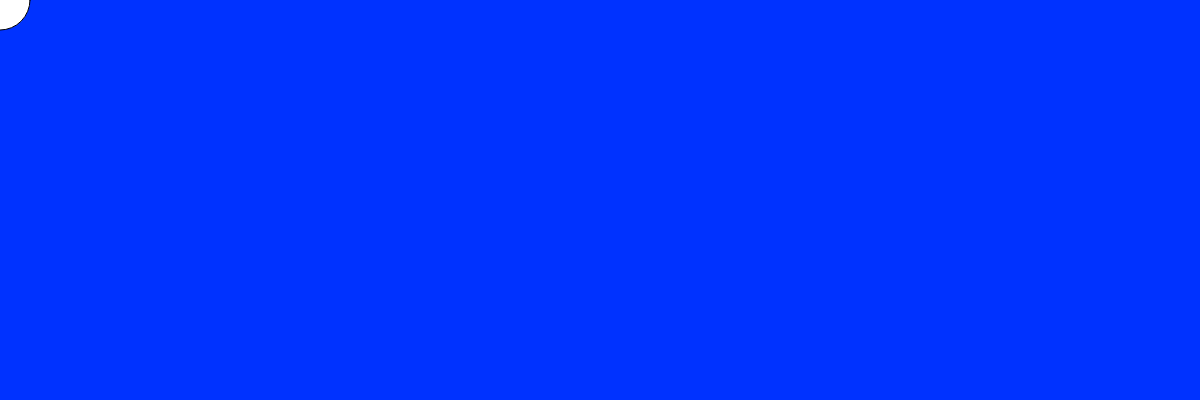
Frame 1 (no input)
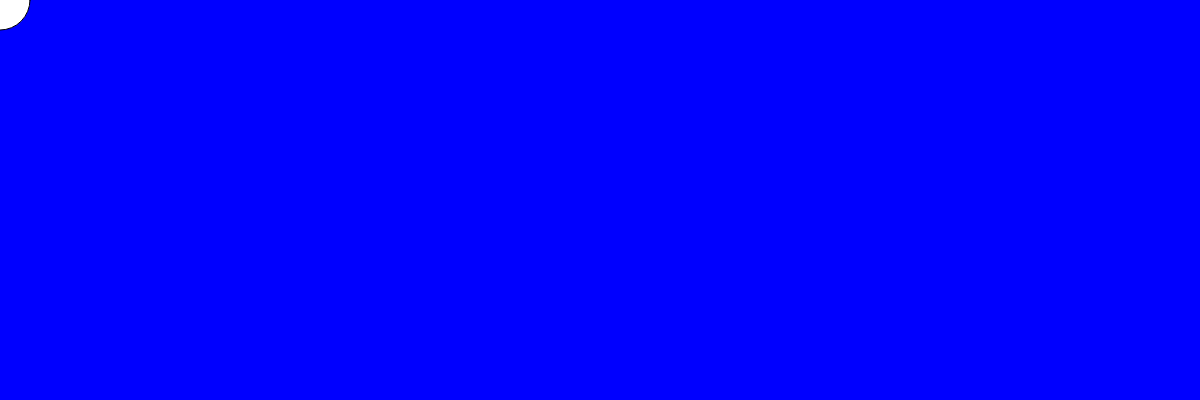
Frame 60 (no input)
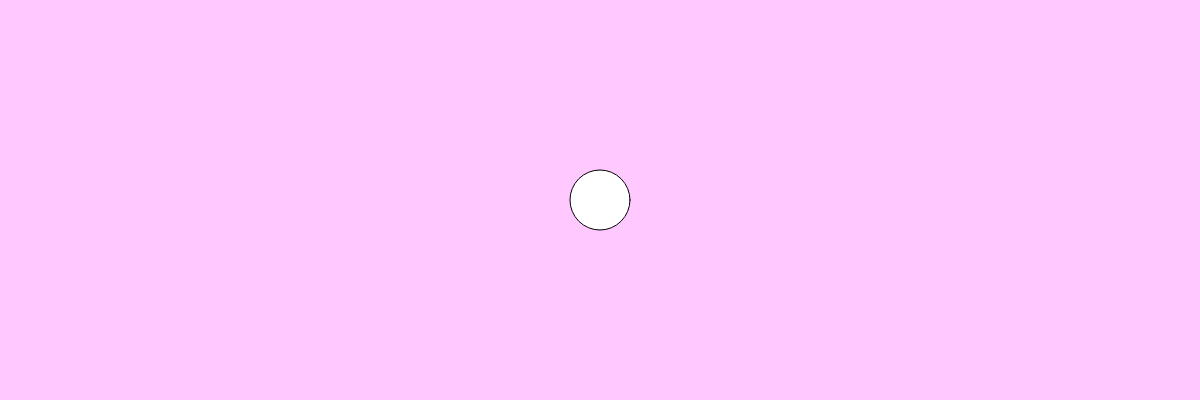
Frame 120 (the mouse pressed at the canvas centre since frame 60)

The p5.js sketch that drew these frames (run headless with seeded random() and noise() and a simulated clock; from frame 60 on, the mouse is pressed at the canvas centre):

// p5.js sketch
// ── sketch.js

var r = 0;
var g = 50;
var b=255;

// INITIALIZE ALL YOUR VARIABLES
// Ideally you would create 3 variables. red blue green or r, g, b


function setup(){

  createCanvas(1200,400);
}


function draw(){
background(r,g,b)
r=mouseX;
g=mouseY;
ellipse(mouseX,mouseY, 60,60)
  // change the value of Red based on the mouse movement about the X axis
  // change the value of Green based on the mouse movement about the X axis
  // change the value of Blue based on the mouse movement about the X axis

  // Use the map() function to do so. 

  // Pass the values to the background() function you have learnt previously.

  // Create an ellipse that will move around with you mouse about the X axis.
  // Remember to fill the canvas with white paint before creating the ellipse.
}
